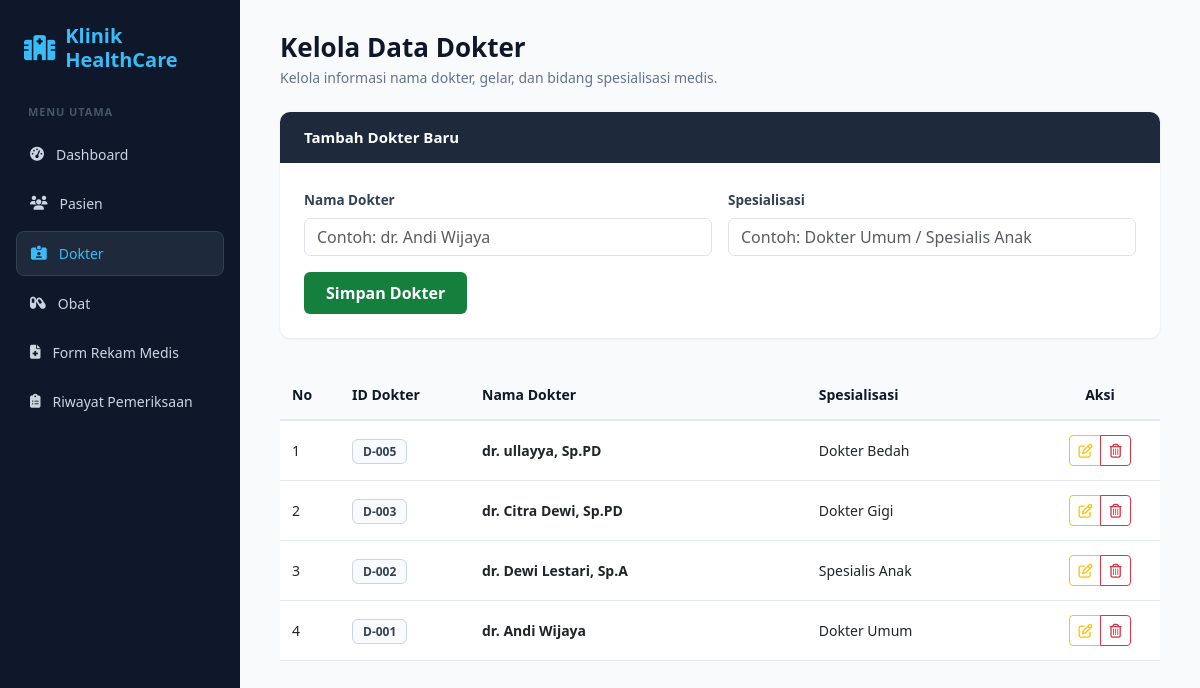
Screenshot of /dokter.php with the database file from the repository.
### tables this page shows
CREATE TABLE `dokter` (
  `id_dokter` int(11) NOT NULL,
  `nama_dokter` varchar(100) NOT NULL,
  `spesialisasi` varchar(50) NOT NULL
);

### dokter.php (the view, shortened to what this page needs)
<?php
include 'koneksi.php';
$edit = ['id_dokter' => '', 'nama_dokter' => '', 'spesialisasi' => ''];
?>
<!DOCTYPE html>
<html lang="id">
<head>
    <link href="https://cdn.jsdelivr.net/npm/bootstrap@5.3.0/dist/css/bootstrap.min.css" rel="stylesheet">
    <link rel="stylesheet" href="https://cdnjs.cloudflare.com/ajax/libs/font-awesome/6.4.0/css/all.min.css">
</head>
<body>
<div class="sidebar">
    <div class="sidebar-brand">
        <i class="fa-solid fa-hospital fa-lg"></i>
        <div>Klinik<br>HealthCare</div>
    </div>
    <div class="menu-label">MENU UTAMA</div>
    <a href="index.php" class="nav-link-custom"><i class="fa-solid fa-gauge-high"></i> Dashboard</a>
    <a href="pasien.php" class="nav-link-custom"><i class="fa-solid fa-users"></i> Pasien</a>
    <a href="dokter.php" class="nav-link-custom active"><i class="fa-solid fa-id-card-clip"></i> Dokter</a>
    <a href="obat.php" class="nav-link-custom"><i class="fa-solid fa-capsules"></i> Obat</a>
    <a href="rekam_medis.php" class="nav-link-custom"><i class="fa-solid fa-file-medical"></i> Form Rekam Medis</a>
    <a href="riwayat.php" class="nav-link-custom"><i class="fa-solid fa-clipboard-list"></i> Riwayat Pemeriksaan</a>
</div>
<div class="main-wrapper">
    <h1 class="page-heading">Kelola Data Dokter</h1>
    <p class="page-sub">Kelola informasi nama dokter, gelar, dan bidang spesialisasi medis.</p>
    <div class="card-custom">
        <div class="card-header-dark">
            <?= $edit['id_dokter'] ? 'Edit Data Dokter' : 'Tambah Dokter Baru' ?>
        </div>
        <div class="card-body-custom">
            <form method="POST" action="">
                <div class="row g-3 mb-3">
                    <div class="col-md-6">
                        <label class="form-label">Nama Dokter</label>
                        <input type="text" name="nama_dokter" class="form-control" placeholder="Contoh: dr. Andi Wijaya" value="<?= $edit['nama_dokter'] ?>" required>
                    </div>
                    <div class="col-md-6">
                        <label class="form-label">Spesialisasi</label>
                        <input type="text" name="spesialisasi" class="form-control" placeholder="Contoh: Dokter Umum / Spesialis Anak" value="<?= $edit['spesialisasi'] ?>" required>
                    </div>
                </div>
                <button type="submit" name="simpan" class="btn btn-hijau">Simpan Dokter</button>
            </form>
        </div>
    </div>
    <div class="table-responsive">
        <table class="table table-custom">
            <thead>
                <tr>
                    <th width="60">No</th>
                    <th width="130">ID Dokter</th>
                    <th>Nama Dokter</th>
                    <th>Spesialisasi</th>
                    <th width="120" class="text-center">Aksi</th>
                </tr>
            </thead>
            <tbody>
                <?php
                $no = 1;
                $q = mysqli_query($koneksi, "SELECT * FROM dokter ORDER BY id_dokter DESC");
                while ($r = mysqli_fetch_assoc($q)):
                ?>
                <tr>
                    <td><?= $no++ ?></td>
                    <td><span class="badge-id">D-<?= str_pad($r['id_dokter'], 3, '0', STR_PAD_LEFT) ?></span></td>
                    <td><strong><?= $r['nama_dokter'] ?></strong></td>
                    <td><?= $r['spesialisasi'] ?></td>
                    <td class="text-center">
                        <div class="btn-group btn-group-sm">
                            <a href="dokter.php?edit=<?= $r['id_dokter'] ?>" class="btn btn-outline-warning" title="Edit">
                                <i class="fa-regular fa-pen-to-square"></i>
                            </a>
                            <a href="javascript:void(0)" onclick="hapusData('dokter.php?hapus=<?= $r['id_dokter'] ?>')" class="btn btn-outline-danger" title="Hapus">
                                <i class="fa-regular fa-trash-can"></i>
                            </a>
                        </div>
                    </td>
                </tr>
                <?php endwhile; ?>
            </tbody>
        </table>
    </div>
</div>
</body>
</html>

### dokter.php (style rules this page uses)
body { background-color: #f8fafc; font-family: 'Segoe UI', Tahoma, Geneva, Verdana, sans-serif; }
.sidebar { width: 240px; min-height: 100vh; background-color: #0f172a; color: #94a3b8; position: fixed; top: 0; left: 0; padding: 24px 16px; }
.sidebar-brand { color: #38bdf8; font-size: 20px; font-weight: 700; display: flex; align-items: center; gap: 10px; margin-bottom: 32px; padding-left: 8px; line-height: 1.2; }
.menu-label { font-size: 11px; font-weight: 700; letter-spacing: 0.08em; color: #475569; margin-bottom: 12px; padding-left: 12px; }
.nav-link-custom { display: flex; align-items: center; gap: 12px; color: #cbd5e1; text-decoration: none; padding: 11px 14px; border-radius: 8px; margin-bottom: 6px; font-size: 14px; font-weight: 500; transition: 0.2s; }
.nav-link-custom.active { background-color: #1e293b; color: #38bdf8; border: 1px solid #334155; }
.main-wrapper { margin-left: 240px; padding: 32px 40px; }
.page-heading { font-size: 26px; font-weight: 700; color: #0f172a; margin-bottom: 4px; }
.page-sub { color: #64748b; font-size: 14px; margin-bottom: 24px; }
.card-custom { border: none; border-radius: 10px; box-shadow: 0 1px 3px rgba(0,0,0,0.08); overflow: hidden; margin-bottom: 32px; background: #fff; }
.card-header-dark { background-color: #1e293b; color: #fff; font-weight: 600; padding: 14px 24px; font-size: 15px; }
.card-body-custom { padding: 24px; }
.form-label { font-weight: 600; font-size: 13.5px; color: #334155; }
.btn-hijau { background-color: #15803d; color: #fff; font-weight: 600; padding: 9px 22px; border-radius: 6px; border: none; }
.table-custom th { color: #0f172a; font-weight: 700; font-size: 14px; border-bottom: 2px solid #e2e8f0; padding: 14px 12px; background: transparent; }
.table-custom td { padding: 14px 12px; vertical-align: middle; font-size: 14px; border-bottom: 1px solid #e2e8f0; }
.badge-id { border: 1px solid #cbd5e1; background: #f8fafc; color: #334155; padding: 3px 10px; border-radius: 6px; font-size: 12px; font-weight: 600; }

### rows the page displays
dokter: id_dokter "005", nama_dokter "dr. ullayya, Sp.PD", spesialisasi "Dokter Bedah"
dokter: id_dokter "003", nama_dokter "dr. Citra Dewi, Sp.PD", spesialisasi "Dokter Gigi"
dokter: id_dokter "002", nama_dokter "dr. Dewi Lestari, Sp.A", spesialisasi "Spesialis Anak"
dokter: id_dokter "001", nama_dokter "dr. Andi Wijaya", spesialisasi "Dokter Umum"
